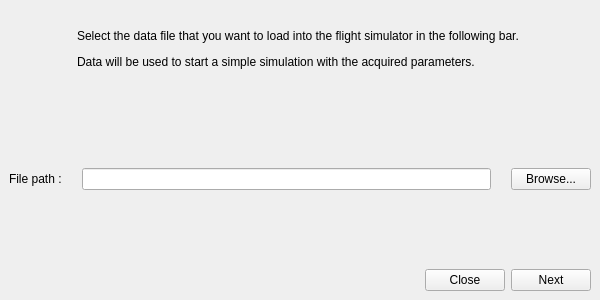
<?xml version="1.0" encoding="UTF-8"?>
<ui version="4.0">
 <class>DataToSim</class>
 <widget class="QMainWindow" name="DataToSim">
  <property name="geometry">
   <rect>
    <x>0</x>
    <y>0</y>
    <width>600</width>
    <height>300</height>
   </rect>
  </property>
  <property name="sizePolicy">
   <sizepolicy hsizetype="Fixed" vsizetype="Fixed">
    <horstretch>0</horstretch>
    <verstretch>0</verstretch>
   </sizepolicy>
  </property>
  <property name="minimumSize">
   <size>
    <width>600</width>
    <height>300</height>
   </size>
  </property>
  <property name="maximumSize">
   <size>
    <width>600</width>
    <height>300</height>
   </size>
  </property>
  <property name="windowTitle">
   <string>MainWindow</string>
  </property>
  <widget class="QWidget" name="centralwidget">
   <property name="sizePolicy">
    <sizepolicy hsizetype="Preferred" vsizetype="Preferred">
     <horstretch>0</horstretch>
     <verstretch>0</verstretch>
    </sizepolicy>
   </property>
   <layout class="QVBoxLayout" name="verticalLayout">
    <item alignment="Qt::AlignHCenter">
     <widget class="QLabel" name="introLabel">
      <property name="sizePolicy">
       <sizepolicy hsizetype="Preferred" vsizetype="Preferred">
        <horstretch>0</horstretch>
        <verstretch>0</verstretch>
       </sizepolicy>
      </property>
      <property name="minimumSize">
       <size>
        <width>0</width>
        <height>80</height>
       </size>
      </property>
      <property name="maximumSize">
       <size>
        <width>600</width>
        <height>80</height>
       </size>
      </property>
      <property name="text">
       <string>&lt;html&gt;&lt;head/&gt;&lt;body&gt;&lt;p&gt;Select the data file that you want to load into the flight simulator in the following bar. &lt;/p&gt;&lt;p&gt;Data will be used to start a simple simulation with the acquired parameters.&lt;/p&gt;&lt;/body&gt;&lt;/html&gt;</string>
      </property>
     </widget>
    </item>
    <item>
     <spacer name="overpathSpacer">
      <property name="orientation">
       <enum>Qt::Vertical</enum>
      </property>
      <property name="sizeHint" stdset="0">
       <size>
        <width>20</width>
        <height>40</height>
       </size>
      </property>
     </spacer>
    </item>
    <item>
     <layout class="QHBoxLayout" name="browseLayout">
      <property name="spacing">
       <number>20</number>
      </property>
      <property name="sizeConstraint">
       <enum>QLayout::SetDefaultConstraint</enum>
      </property>
      <item>
       <widget class="QLabel" name="label">
        <property name="maximumSize">
         <size>
          <width>16777215</width>
          <height>30</height>
         </size>
        </property>
        <property name="text">
         <string>File path :</string>
        </property>
       </widget>
      </item>
      <item>
       <widget class="QLineEdit" name="pathLineEdit"/>
      </item>
      <item>
       <widget class="QPushButton" name="browseButton">
        <property name="text">
         <string>Browse...</string>
        </property>
       </widget>
      </item>
     </layout>
    </item>
    <item>
     <spacer name="subpathSpacer">
      <property name="orientation">
       <enum>Qt::Vertical</enum>
      </property>
      <property name="sizeHint" stdset="0">
       <size>
        <width>20</width>
        <height>20</height>
       </size>
      </property>
     </spacer>
    </item>
    <item>
     <layout class="QHBoxLayout" name="bottomLayout">
      <item>
       <spacer name="bottomSpacer">
        <property name="orientation">
         <enum>Qt::Horizontal</enum>
        </property>
        <property name="sizeHint" stdset="0">
         <size>
          <width>40</width>
          <height>20</height>
         </size>
        </property>
       </spacer>
      </item>
      <item>
       <widget class="QPushButton" name="closeButton">
        <property name="text">
         <string>Close</string>
        </property>
       </widget>
      </item>
      <item>
       <widget class="QPushButton" name="nextButton">
        <property name="text">
         <string>Next</string>
        </property>
       </widget>
      </item>
     </layout>
    </item>
   </layout>
  </widget>
 </widget>
 <resources/>
 <connections/>
</ui>
